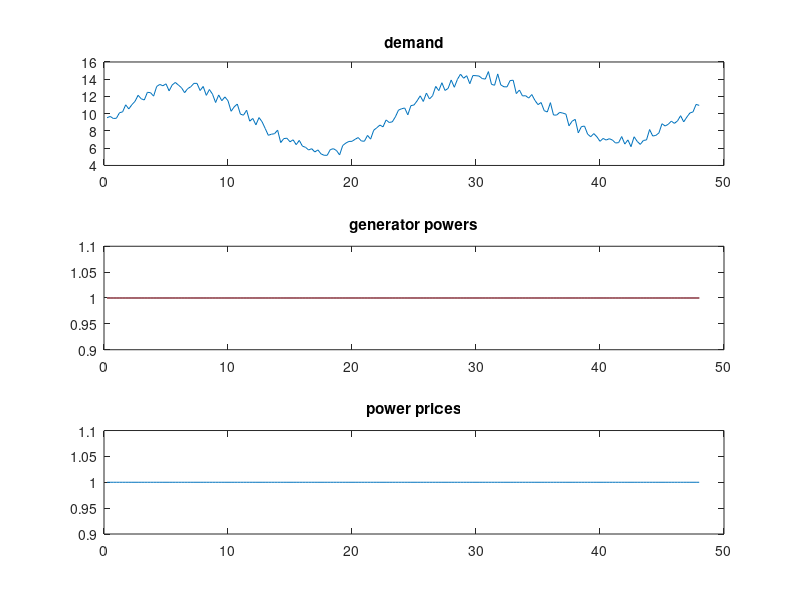

Recreate this plot in MATLAB.
% data for generator dispatch problem
% demand data
D = 2; % number of days
T = D*24*4; % number of 15 minute intervals
t= (1:T)/4; % time, in hours
rand('state',0);
d = 8+ ... % constant demand 
    4*sin(2*pi*t/24) +...  % diurnal variation 
    0.05*t+...  % a linear trend component 
    1.5*rand(1,T); % random demand variation
% generator data
n = 4; % number of generators
Pmax = [6 5 4 2];  % generator capacities
Pmin = [3 1 1 0];  % generator capacities
R = [0.1 0.2 0.5 1.5];  % ramp-rate limits
alpha = [1 1.2 1.5 2]; % linear cost fct coeffs
beta = 0.1*ones(1,n); % quadratic cost fct coeffs
gamma = [3 0.5 0.5 0.1]; % power change cost fct coeffs


% plotting code; replace p and Q below with correct values
p = ones(n,T);  % generator powers
Q = ones(1,T);  % prices
subplot(3,1,1)
plot(t,d);
title('demand')
subplot(3,1,2)
plot(t,p);
title('generator powers')
subplot(3,1,3)
plot(t,Q);
title('power prices')
